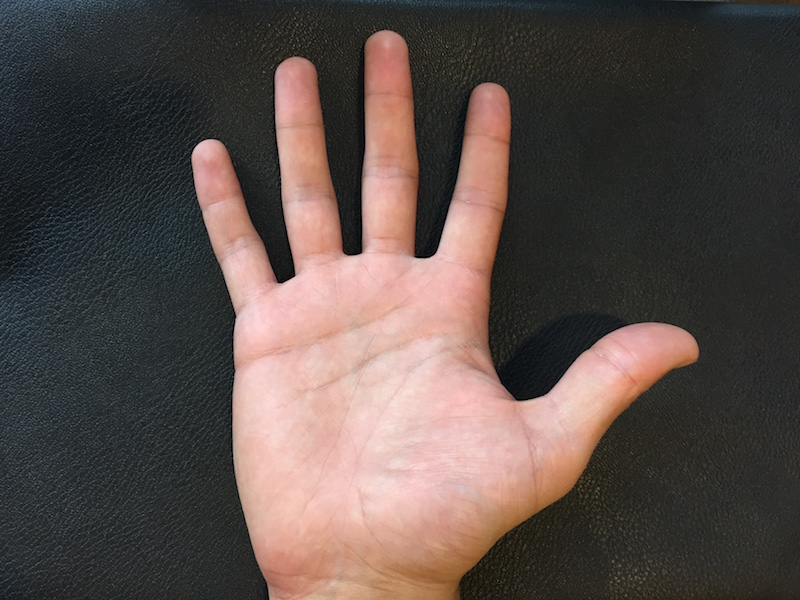
#> input picture hand-detection/hand.jpg, 800 x 600 px
$ python -i handrecog.py   (imports and definitions only)   (Python 2 division)   (older library calls are emulated)
#> lines starting #> are read from the running program, lines starting #| are printed output that depends on the picture; after the words box and inside, x2 and y2 are one past the last pixel; in counts of white or black regions, pixels touching at a corner belong together
#> further down, picture is the input picture: shape (600, 800, 3); mean B, G, R 73.4, 77.7, 90.4
import cv2
import numpy as np
import math
import time

IMG_SCALE = 1

def findLargestContour(img):
	MIN_CONTOUR_AREA = 8000
	MAX_CONTOUR_AREA = 66000
	(contours,hierarchy) = cv2.findContours(img, cv2.RETR_LIST, cv2.CHAIN_APPROX_SIMPLE)

	# extract largest contour
	maxArea = MIN_CONTOUR_AREA
	largestContour = None
	for i in range(len(contours)):
		curContour = contours[i]
		area = cv2.contourArea(curContour)
		if(area > maxArea and area < MAX_CONTOUR_AREA):
			maxArea = area
			largestContour = curContour
	return (largestContour, maxArea)


# [106 lines left out: functions calculateTilt, extractContourInfo, findFingertips, findThumb, isHandUp, not called in this run]


# DETECT_HAND main hand detection function.
def detect_hand(img, debug=False):
#> called with debug = False
	print "HASDFASDVARE"
	# Get image dimensions.
	HEIGHT, WIDTH, _ = img.shape
#> HEIGHT = 600; WIDTH = 800
	#M = cv2.getRotationMatrix2D((WIDTH/2,HEIGHT/2),35,1)
	#img = cv2.warpAffine(img,M,(WIDTH,HEIGHT))
	img = cv2.resize(img, (WIDTH/3,HEIGHT/3))
	HEIGHT, WIDTH, _ = img.shape
#> HEIGHT = 200; WIDTH = 266
	img = img[HEIGHT/5:4*HEIGHT/5,WIDTH/5:4*WIDTH/5]
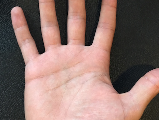
#> img: shape (120, 159, 3); mean of channels 0, 1, 2 107.9, 114.3, 140.6; drawn as B, G, R

	if debug:
		cv2.imshow('img', img)
		cv2.waitKey(0)

	# Add initial contrast to img.
	#mul = cv2.multiply(img, np.array(2.0))
	mul = img
	# Convert to HSV and blur.
	#gray = cv2.cvtColor(mul, cv2.COLOR_BGR2GRAY)
	gray = cv2.cvtColor(mul, cv2.COLOR_BGR2HSV)
#> gray: shape (120, 159, 3); mean H, S, V 33.2, 53.9, 142.1
	blur = cv2.GaussianBlur(gray, (35,35),0)
#> blur: shape (120, 159, 3); mean H, S, V 33.2, 53.9, 142.1

	if debug:
		cv2.imshow('img', blur)
		cv2.waitKey(0)

	# lower_thresh = np.array([0, 40, 60])
	# upper_thresh = np.array([20, 150, 255])
	lower_thresh = np.array([0, 70, 0])
	upper_thresh = np.array([30, 171, 255])
	#lower_thresh1 = np.array([0, 0, 0])
	#upper_thresh1 = np.array([100, 100, 100])

	mask = cv2.inRange(blur, lower_thresh, upper_thresh)
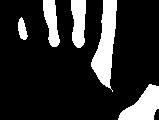
#> mask: shape (120, 159); 17.7% white; 5 white regions, box (x1, y1, x2, y2) and area: (91, 0, 117, 92) 1289, (118, 84, 159, 120) 847, (71, 0, 86, 48) 587, (43, 0, 60, 47) 505, (18, 17, 28, 40) 148
	#_, mask = cv2.threshold(blur, 127, 255, cv2.THRESH_BINARY+cv2.THRESH_OTSU)
	if debug:
		cv2.imshow('img', mask)
		cv2.waitKey(0)
	#mask1 = cv2.inRange(blur, lower_thresh1, upper_thresh1)

	# remove noise
	kernel = np.ones((5,5),np.uint8)
	hand_img = cv2.morphologyEx(mask, cv2.MORPH_OPEN, kernel)
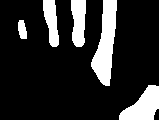
#> hand_img: shape (120, 159); 17.5% white; 5 white regions


	(contour, contour_area) = findLargestContour(hand_img)
#> in findLargestContour, `(contours,hierarchy) = cv2.findContours(img, cv2.RETR_LIST, cv2.CHAIN_..`: contours = 5 contours; box (x1, y1, x2, y2) and area: (91, 0, 117, 86) 1179, (119, 85, 159, 120) 782, (71, 0, 86, 47) 526, (43, 0, 59, 47) 444, (18, 20, 27, 39) 112
#> the loop in findLargestContour, `for i in range(len(contours)):` made 5 passes
#> area on passes 1 to 5: 782.5, 111.5, 1179, 526.5, 443.5
#> after the loop in findLargestContour, `for i in range(len(contours)):`: maxArea = 8000
#> contour_area = 8000
	if contour is None:
		warning = "unable to find contour"
		return warning

	hull = cv2.convexHull(contour)

	print "hull length: %s" % len(hull)

	# find COG and angle of hand contour
	(center, axisAngle) = extractContourInfo(contour, IMG_SCALE)
	print "(center, axisAngle) = ", center, axisAngle

	if debug:
		# draw contour and convex hull
		drawing = np.zeros(img.shape, np.uint8)
		cv2.circle(drawing, center, 10, (255,255,255), -1)
		cv2.drawContours(drawing, [contour],0,(0,255,0),2)
		cv2.drawContours(drawing, [hull],0,(0,0,255),2)
		cv2.circle(img,center,5,[0,0,255],-1)
		(x,y),(MA,ma),angle = cv2.fitEllipse(contour)
		print "angle = %f" % angle


	fingerTips, fingerFolds = findFingertips(contour, IMG_SCALE)

	# [7 lines of commented-out code are left out]

	thumbPt = findThumb(fingerTips, fingerFolds)
	if thumbPt:
		if debug:
			cv2.circle(drawing,thumbPt,15,[255,0,0],-1)
			# [4 lines of commented-out code are left out]
			cv2.imshow('img', drawing)
			cv2.waitKey(0)
		distCenterToThumb = np.linalg.norm(np.subtract(thumbPt, center))
		print "thumb dist: ", distCenterToThumb
		if distCenterToThumb < 85 or 250 < distCenterToThumb:
			warning = "invalid thumb location"
			return warning
		handUp = isHandUp(fingerTips, center)
		if handUp:
			if thumbPt[0] < center[0]:
				print "HAND UP, THUMB ON LEFT => PALM DOWN"
			else:
				print "HAND UP, THUMB ON RIGHT => PALM UP"
		else:
			if thumbPt[0] < center[0]:
				print "HAND DOWN, THUMB ON LEFT => PALM UP"
			else:
				print "HAND DOWN, THUMB ON RIGHT => PALM DOWN"
		return None # sucess, no error message
	else: # no thumb found
		warning = "no thumb found"
		return warning

>>> import cv2
>>> picture = cv2.imread('hand.jpg')
>>> result = detect_hand(picture)
#> result = 'unable to find contour'
